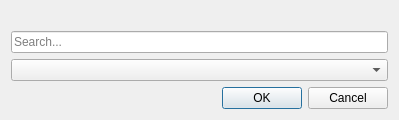
<?xml version="1.0" encoding="UTF-8"?>
<ui version="4.0">
 <class>LangSelect</class>
 <widget class="QDialog" name="LangSelect">
  <property name="geometry">
   <rect>
    <x>0</x>
    <y>0</y>
    <width>399</width>
    <height>120</height>
   </rect>
  </property>
  <property name="windowTitle">
   <string notr="true">&lt;Select language&gt;</string>
  </property>
  <layout class="QVBoxLayout" name="verticalLayout">
   <item>
    <widget class="QLabel" name="intro">
     <property name="text">
      <string notr="true">&lt;Language selection intro here&gt;</string>
     </property>
     <property name="wordWrap">
      <bool>true</bool>
     </property>
    </widget>
   </item>
   <item>
    <widget class="QLineEdit" name="langSearch">
     <property name="placeholderText">
      <string>Search...</string>
     </property>
     <property name="clearButtonEnabled">
      <bool>true</bool>
     </property>
    </widget>
   </item>
   <item>
    <widget class="QComboBox" name="language"/>
   </item>
   <item>
    <widget class="QDialogButtonBox" name="buttons">
     <property name="standardButtons">
      <set>QDialogButtonBox::Cancel|QDialogButtonBox::Ok</set>
     </property>
    </widget>
   </item>
  </layout>
 </widget>
 <resources/>
 <connections>
  <connection>
   <sender>buttons</sender>
   <signal>accepted()</signal>
   <receiver>LangSelect</receiver>
   <slot>accept()</slot>
   <hints>
    <hint type="sourcelabel">
     <x>178</x>
     <y>94</y>
    </hint>
    <hint type="destinationlabel">
     <x>325</x>
     <y>1</y>
    </hint>
   </hints>
  </connection>
  <connection>
   <sender>buttons</sender>
   <signal>rejected()</signal>
   <receiver>LangSelect</receiver>
   <slot>reject()</slot>
   <hints>
    <hint type="sourcelabel">
     <x>197</x>
     <y>98</y>
    </hint>
    <hint type="destinationlabel">
     <x>390</x>
     <y>4</y>
    </hint>
   </hints>
  </connection>
 </connections>
</ui>
